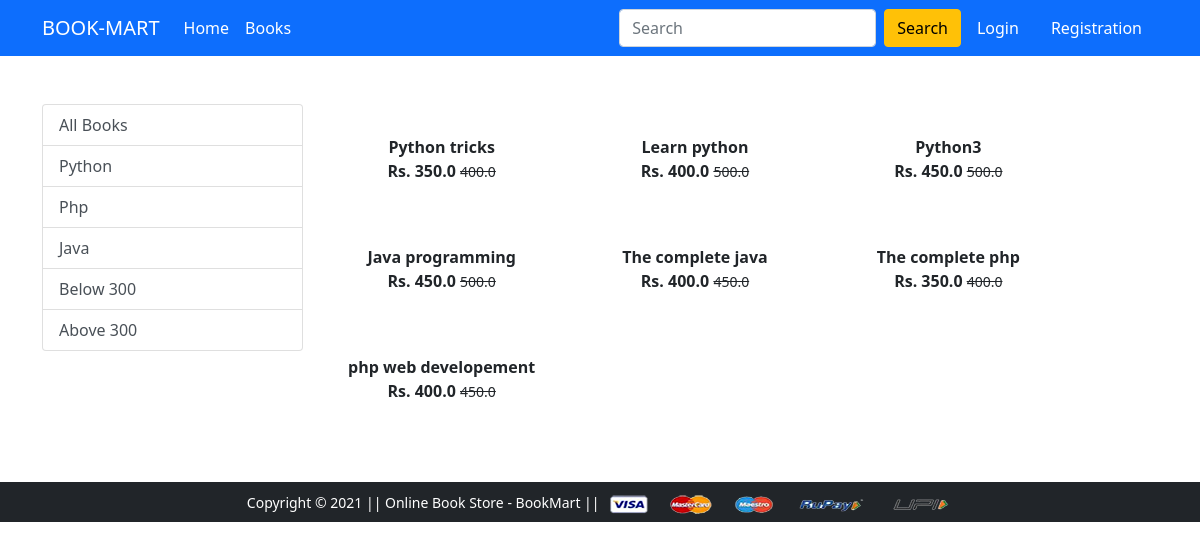
The app's page /book/above with its own data.
### products/models.py (models this page shows, shortened)
class Product(models.Model):
 title = models.CharField(max_length=100)
 selling_price = models.FloatField()
 discounted_price = models.FloatField()
 description = models.TextField()
 books = models.CharField(max_length=100)
 category = models.CharField( choices=CATEGORY_CHOICES, max_length=2)
 product_image = models.ImageField(upload_to='media')

### products/views.py (the view)
# urls.py: path('book/', views.books, name='book'),
def books(request, data=None):
    totalitem = 0
    if request.user.is_authenticated:
	    totalitem = len(Cart.objects.filter(user=request.user))
    if data==None :
	    bookst = Product.objects.filter(category='B')
    elif data == 'Python' or data == 'Php' or data == 'Java':
	    bookst = Product.objects.filter(category='B').filter(books=data)
    elif data == 'below':
	    bookst = Product.objects.filter(category='B').filter(discounted_price__lt=300)
    elif data == 'above':
	    bookst = Product.objects.filter(category='B').filter(discounted_price__gt=300)
    return render(request, 'product/books.html', {'bookst':bookst, 'totalitem':totalitem})

### templates/product/books.html (shortened to what this page needs)
{% extends 'app/base.html' %}
{% load static %}
{% block main-content %}
<div class="container my-5">
 <div class="row">
  <div class="col-sm-3">
   <div class="list-group">
     <a href="{% url 'book' %}" class="list-group-item list-group-item-action" aria-current="true">All Books</a>
     <a href="{% url 'bookdata' 'Python'  %}" class="list-group-item list-group-item-action" aria-current="true">Python</a>
     <a href="{% url 'bookdata' 'Php'  %}" class="list-group-item list-group-item-action">Php</a>
     <a href="{% url 'bookdata' 'Java'  %}" class="list-group-item list-group-item-action">Java</a>
     <a href="{% url 'bookdata' 'below'  %}" class="list-group-item list-group-item-action">Below 300</a>
     <a href="{% url 'bookdata' 'above'  %}" class="list-group-item list-group-item-action">Above 300</a>
   </div>
  </div>
  <div class="col-sm-8">
   <div class="row">
    {% for product in bookst %}
     <div class="col-sm-4 text-center mb-4">
      <a href="{% url 'product-detail' product.id %}" class="btn">
       <div class="item">
        <div class="fw-bold">{{product.title}}</div>
        <div class="fw-bold">Rs. {{product.discounted_price}} <small class="fw-light text-decoration-line-through">{{product.selling_price}}</small></div>
       </div>
      </a>
     </div>
    {% endfor %}
   </div>
  </div>
 </div>
</div>
{% endblock main-content %}

### records on screen
Product: title "Python tricks", discounted_price "350.0", selling_price "400.0"
Product: title "Learn python", discounted_price "400.0", selling_price "500.0"
Product: title "Python3", discounted_price "450.0", selling_price "500.0"
Product: title "Java programming", discounted_price "450.0", selling_price "500.0"
Product: title "The complete java", discounted_price "400.0", selling_price "450.0"
Product: title "The complete php", discounted_price "350.0", selling_price "400.0"
Product: title "php web developement", discounted_price "400.0", selling_price "450.0"
